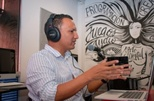
%> input picture Corte 1/Parcial/prof.jpg, 154 x 101 px, shrunk from 375 x 247 before the run
$ octave Punto_1.m   (GNU Octave 9; MATLAB toolbox functions it lacks are replaced by stand-ins)
%> lines starting %> are read from the running program, lines starting %| are printed output that depends on the picture; in (x1, y1, x2, y2) boxes, pixels count from 0 and x2, y2 are one past the last pixel; in counts of white or black regions, pixels touching at a corner belong together; the program's own positions count from 1
%% Parcial Imágenes
% Nicolás González

clear all;
clc;

% Punto 1
function [imgGris, imgUmbral] = aplicarUmbral(image_path, umbral)
%> called with image_path = 'prof.jpg', umbral = 40

    imgJPG = imread(image_path); % Imagen original
%> imgJPG is the input picture: size 101x154x3 uint8; mean R, G, B 133.6, 117.7, 114.7
    imgGris = rgb2gray(imgJPG); % Imagen escala de grises
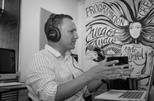
%> imgGris: size 101x154 uint8; min 0, max 227, mean 122.1

    [m, n] = size(imgGris);
%> m = 101; n = 154
    imgUmbral = imgGris; % Imagen con el umbral

    % Umbral normalizado
    umbralPorcentaje = umbral * 255 / 100;

    % Aplicación umbral
    for i = 1:m
        for j = 1:n
            p = imgUmbral(i,j);

            if p < umbralPorcentaje
                imgUmbral(i, j) = 255;
            else
                imgUmbral(i, j) = 0;
            end
        end
    end
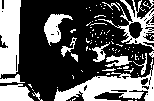
%> imgUmbral: size 101x154 uint8; 35.8% white; 97 white regions (81 under 20 px), largest, box (x1, y1, x2, y2) and area: (54, 65, 154, 101) 1631, (0, 0, 21, 78) 1363, (98, 0, 154, 50) 690

    % Gráfico
    figure(1)
    subplot(1,3,1), imshow(imgJPG), title('Img Original')
    subplot(1,3,2), imshow(imgGris), title('Escala de Grises')
    subplot(1,3,3), imshow(imgUmbral), title('Imagen con Umbral')
end

punto_1 = aplicarUmbral('prof.jpg', 40);
